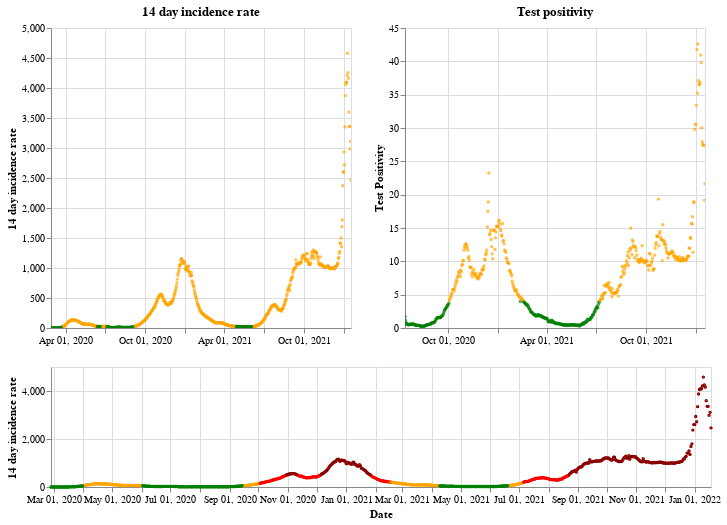

The code cell stored with this chart in its notebook:
### Markdown cell above
## Wales

### Code cell
plot_traffic_light('Wales')

### Figure 1 — Vega-Lite specification as saved in the notebook (floating-point values rounded to 4 significant figures; data arrays with more than 128 entries replaced by an {"elided": "..."} marker saying what was removed)
{"config": {"view": {"continuousWidth": 400, "continuousHeight": 300}}, "vconcat": [{"hconcat": [{"mark": {"type": "point", "size": 2}, "encoding": {"color": {"condition": {"value": "green", "test": "(datum.twoWeeklyCasesRate <= 25)"}, "value": "orange"}, "tooltip": [{"type": "nominal", "field": "areaName"}, {"type": "temporal", "field": "date"}, {"type": "quantitative", "field": "twoWeeklyCasesRate"}, {"type": "quantitative", "field": "testPositivity"}], "x": {"type": "temporal", "axis": {"title": ""}, "field": "date", "scale": {"domain": {"selection": "DateBrush"}}, "timeUnit": "yearmonthdate"}, "y": {"type": "quantitative", "axis": {"title": "14 day incidence rate"}, "field": "twoWeeklyCasesRate"}}, "title": "14 day incidence rate", "width": 300}, {"mark": {"type": "point", "size": 2}, "encoding": {"color": {"condition": {"value": "green", "test": "(datum.testPositivity <= 4)"}, "value": "orange"}, "tooltip": [{"type": "nominal", "field": "areaName"}, {"type": "temporal", "field": "date"}, {"type": "quantitative", "field": "twoWeeklyCasesRate"}, {"type": "quantitative", "field": "testPositivity"}], "x": {"type": "temporal", "axis": {"title": ""}, "field": "date", "scale": {"domain": {"selection": "DateBrush"}}, "timeUnit": "yearmonthdate"}, "y": {"type": "quantitative", "axis": {"title": "Test Positivity"}, "field": "testPositivity"}}, "title": "Test positivity", "width": 300}]}, {"layer": [{"mark": {"type": "point", "size": 2}, "encoding": {"color": {"condition": {"value": "orange", "test": "(((datum.testPositivity < 4) && (datum.twoWeeklyCasesRate >= 50)) && (datum.twoWeeklyCasesRate < 200))"}, "value": "red"}, "opacity": {"condition": {"value": 1, "test": "((datum.twoWeeklyCasesRate >= 50) && (datum.twoWeeklyCasesRate < 500))"}, "value": 0}, "tooltip": [{"type": "nominal", "field": "areaName"}, {"type": "temporal", "field": "date"}, {"type": "quantitative", "field": "twoWeeklyCasesRate"}, {"type": "quantitative", "field": "testPositivity"}], "x": {"type": "temporal", "axis": {"title": "Date"}, "field": "date", "timeUnit": "yearmonthdate"}, "y": {"type": "quantitative", "axis": {"title": "14 day incidence rate"}, "field": "twoWeeklyCasesRate"}}, "selection": {"DateBrush": {"type": "interval", "encodings": ["x"], "fields": ["Time"]}}}, {"mark": {"type": "point", "size": 2}, "encoding": {"color": {"value": "darkred"}, "opacity": {"condition": {"value": 1, "test": "(datum.twoWeeklyCasesRate >= 500)"}, "value": 0}, "tooltip": [{"type": "nominal", "field": "areaName"}, {"type": "temporal", "field": "date"}, {"type": "quantitative", "field": "twoWeeklyCasesRate"}, {"type": "quantitative", "field": "testPositivity"}], "x": {"type": "temporal", "axis": {"title": "Date"}, "field": "date", "timeUnit": "yearmonthdate"}, "y": {"type": "quantitative", "axis": {"title": "14 day incidence rate"}, "field": "twoWeeklyCasesRate"}}}, {"mark": {"type": "point", "size": 2}, "encoding": {"color": {"condition": {"value": "green", "test": "((datum.testPositivity < 4) && (datum.twoWeeklyCasesRate < 50))"}, "value": "orange"}, "opacity": {"condition": {"value": 1, "test": "(datum.twoWeeklyCasesRate < 50)"}, "value": 0}, "tooltip": [{"type": "nominal", "field": "areaName"}, {"type": "temporal", "field": "date"}, {"type": "quantitative", "field": "twoWeeklyCasesRate"}, {"type": "quantitative", "field": "testPositivity"}], "x": {"type": "temporal", "axis": {"title": "Date"}, "field": "date", "timeUnit": "yearmonthdate"}, "y": {"type": "quantitative", "axis": {"title": "14 day incidence rate"}, "field": "twoWeeklyCasesRate"}}}], "height": 120, "width": 660}], "data": {"name": "data-fdfb2a83654a29dfffe55c73f26a6b73"}, "$schema": "https://vega.github.io/schema/vega-lite/v4.8.1.json", "datasets": {"data-fdfb2a83654a29dfffe55c73f26a6b73": {"elided": "692 records"}}}
